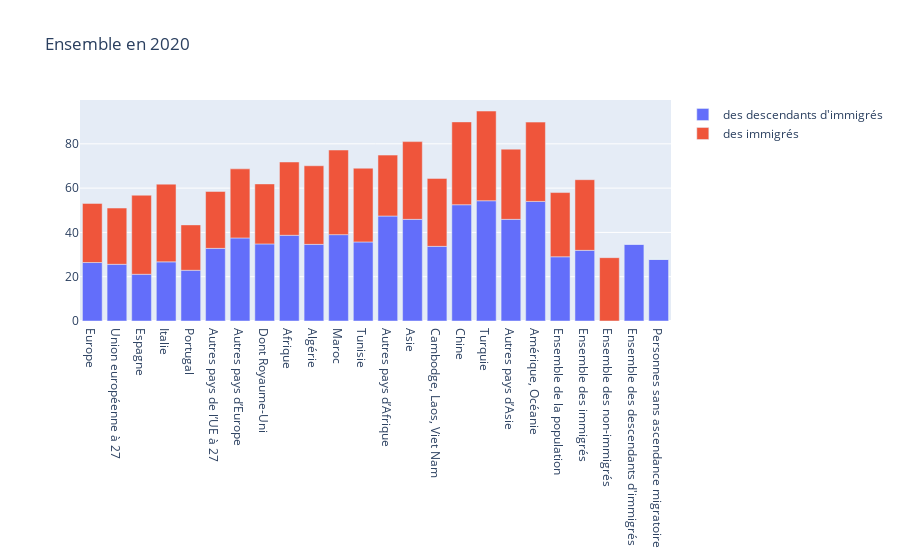

The notebook cell this image was saved under:
### Code cell
'Ensemble en 2020'

### Figure 1 — Plotly figure (JSON) as saved in the notebook; plotly's stock layout.template omitted (floating-point values rounded to 4 significant figures)
{"data": [{"name": "des descendants d'immigrés", "type": "bar", "x": ["Europe", "Union européenne à 27", "Espagne", "Italie", "Portugal", "Autres pays de l’UE à 27", "Autres pays d’Europe", "Dont Royaume-Uni", "Afrique", "Algérie", "Maroc", "Tunisie", "Autres pays d’Afrique", "Asie", "Cambodge, Laos, Viet Nam", "Chine", "Turquie", "Autres pays d’Asie", "Amérique, Océanie", "Ensemble de la population", "Ensemble des immigrés", "Ensemble des non-immigrés", "Ensemble des descendants d'immigrés", "Personnes sans ascendance migratoire"], "y": [26.4, 25.6, 21.1, 26.7, 22.9, 32.8, 37.5, 34.8, 38.7, 34.6, 39, 35.7, 47.4, 45.9, 33.7, 52.5, 54.3, 45.9, 54, 29, 31.9, 0, 34.6, 27.8]}, {"name": "des immigrés", "type": "bar", "x": ["Europe", "Union européenne à 27", "Espagne", "Italie", "Portugal", "Autres pays de l’UE à 27", "Autres pays d’Europe", "Dont Royaume-Uni", "Afrique", "Algérie", "Maroc", "Tunisie", "Autres pays d’Afrique", "Asie", "Cambodge, Laos, Viet Nam", "Chine", "Turquie", "Autres pays d’Asie", "Amérique, Océanie", "Ensemble de la population", "Ensemble des immigrés", "Ensemble des non-immigrés", "Ensemble des descendants d'immigrés", "Personnes sans ascendance migratoire"], "y": [26.7, 25.4, 35.7, 35.1, 20.5, 25.7, 31.2, 27.1, 33.1, 35.5, 38.2, 33.3, 27.5, 35.1, 30.7, 37.4, 40.5, 31.7, 35.8, 29, 31.9, 28.6, 0, 0]}], "layout": {"barmode": "relative", "title": {"text": "Ensemble en 2020"}}}
